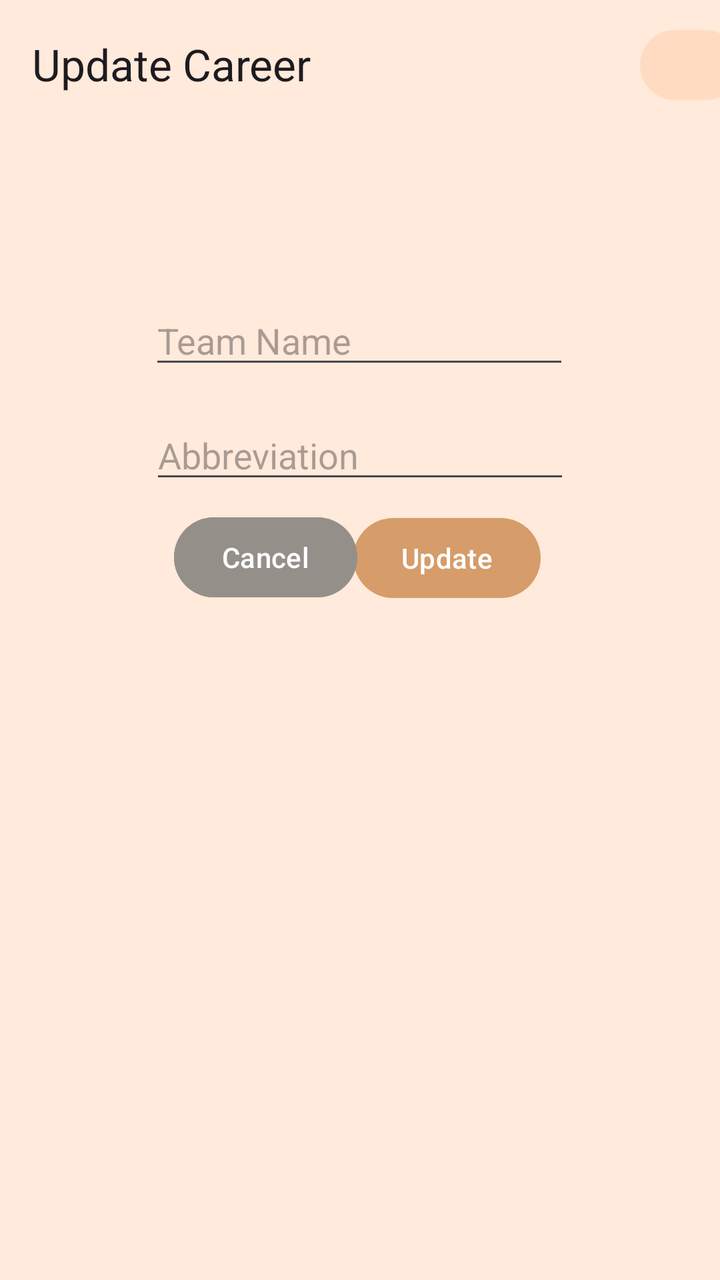
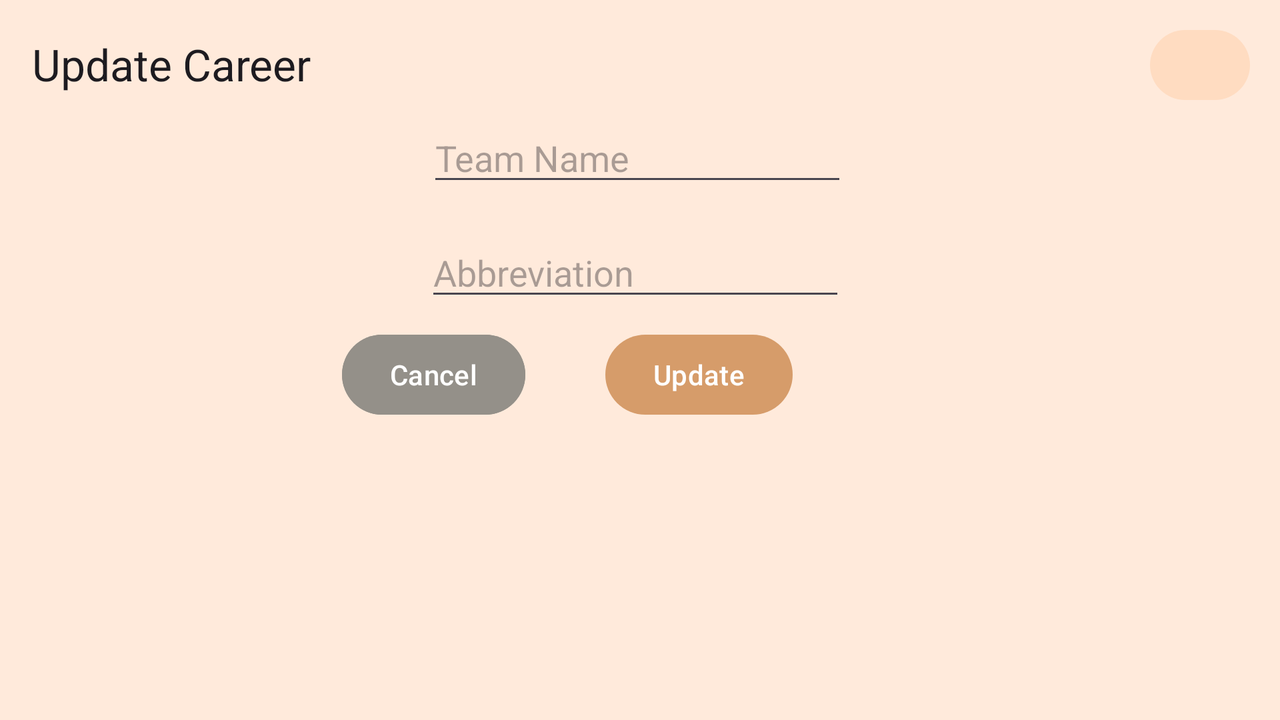

Two renders of one Android screen. The first uses the default layout on a phone; the second uses the alternative layout the repository ships for a different screen configuration, on a matching device. The two XML files are below.
<!-- AndroidManifest.xml: application theme AppTheme -->
<!-- res/layout/activity_update_careers.xml -->
<?xml version="1.0" encoding="utf-8"?>
<androidx.coordinatorlayout.widget.CoordinatorLayout xmlns:android="http://schemas.android.com/apk/res/android"
    xmlns:app="http://schemas.android.com/apk/res-auto"
    xmlns:tools="http://schemas.android.com/tools"
    android:id="@+id/mainLayout"
    android:layout_width="match_parent"
    android:layout_height="match_parent"
    tools:context=".UpdateCareersActivity">

    <com.google.android.material.appbar.AppBarLayout
        android:id="@+id/appBarLayout"
        android:layout_width="match_parent"
        android:layout_height="wrap_content"
        app:layout_constraintEnd_toEndOf="parent"
        app:layout_constraintStart_toStartOf="parent"
        app:layout_constraintTop_toTopOf="parent">

        <com.google.android.material.appbar.MaterialToolbar
            android:id="@+id/topAppBar"
            android:layout_width="match_parent"
            android:layout_height="wrap_content"
            android:background="@color/window"
            android:minHeight="?attr/actionBarSize"
            app:menu="@menu/top_app_bar"
            app:navigationIcon="@drawable/baseline_arrow_back_24"
            app:title="Update Career" />

    </com.google.android.material.appbar.AppBarLayout>

    

    <androidx.core.widget.NestedScrollView
        android:id="@+id/nestedScrollView"
        android:layout_width="match_parent"
        android:layout_height="match_parent"
        app:layout_behavior="@string/appbar_scrolling_view_behavior">

    </androidx.core.widget.NestedScrollView>

    <androidx.constraintlayout.widget.ConstraintLayout
        android:id="@+id/constraintLayout"
        android:layout_width="match_parent"
        android:layout_height="665dp"
        app:layout_constraintTop_toBottomOf="@+id/appBarLayout">

        <EditText
            android:id="@+id/teamName2"
            android:layout_width="wrap_content"
            android:layout_height="wrap_content"
            android:layout_marginTop="148dp"
            android:ems="10"
            android:hint="Team Name"
            android:inputType="text"
            app:layout_constraintEnd_toEndOf="parent"
            app:layout_constraintHorizontal_bias="0.497"
            app:layout_constraintStart_toStartOf="parent"
            app:layout_constraintTop_toTopOf="parent" />

        <EditText
            android:id="@+id/teamAbbriv2"
            android:layout_width="wrap_content"
            android:layout_height="wrap_content"
            android:layout_marginTop="16dp"
            android:ems="10"
            android:hint="Abbreviation"
            android:inputType="text"
            app:layout_constraintEnd_toEndOf="parent"
            app:layout_constraintStart_toStartOf="parent"
            app:layout_constraintTop_toBottomOf="@+id/teamName2" />

        <Button
            android:id="@+id/update_buttom"
            android:layout_width="wrap_content"
            android:layout_height="wrap_content"
            android:layout_marginTop="8dp"
            android:onClick="trophyCabinet"
            android:text="Update"
            app:layout_constraintBottom_toBottomOf="parent"
            app:layout_constraintEnd_toEndOf="parent"
            app:layout_constraintHorizontal_bias="0.663"
            app:layout_constraintStart_toStartOf="parent"
            app:layout_constraintTop_toBottomOf="@+id/teamAbbriv2"
            app:layout_constraintVertical_bias="0.001" />

        <Button
            android:id="@+id/cancel2"
            android:layout_width="wrap_content"
            android:layout_height="wrap_content"
            android:layout_marginTop="8dp"
            android:layout_marginEnd="5dp"
            android:backgroundTint="#949089"
            android:onClick="myCareers"

            android:text="Cancel"
            app:layout_constraintBottom_toBottomOf="parent"
            app:layout_constraintEnd_toEndOf="parent"
            app:layout_constraintHorizontal_bias="0.331"
            app:layout_constraintStart_toStartOf="parent"
            app:layout_constraintTop_toBottomOf="@+id/teamAbbriv2"
            app:layout_constraintVertical_bias="0.0" />


    </androidx.constraintlayout.widget.ConstraintLayout>

    <ImageButton
        android:id="@+id/home"
        android:layout_width="50dp"
        android:layout_height="35dp"
        android:layout_marginStart="320dp"
        android:layout_marginEnd="15dp"
        android:layout_marginTop="15dp"
        android:backgroundTint="@color/home"
        android:onClick="goHome"
        app:layout_anchor="@+id/appBarLayout"
        app:layout_anchorGravity="end|top"
        app:srcCompat="@drawable/baseline_home_filled_24"
        android:background="@drawable/rounded_button"
        android:shape="rectangle"
        />
</androidx.coordinatorlayout.widget.CoordinatorLayout>
<!-- resources referenced by this layout -->
<resources>
  <color name="home">#FFDCC1</color>
  <color name="window">#FFEADB</color>
  <!-- drawable rounded_button (drawable) -->
  <?xml version="1.0" encoding="utf-8"?>
  
  
      <shape xmlns:android="http://schemas.android.com/apk/res/android"
          android:shape="rectangle">
          <solid android:color="@color/md_theme_light_primary" />
          <corners android:radius="25dp" /> 
      </shape>
  <style name="AppTheme" parent="Theme.Material3.Light">
          <item name="android:windowBackground">@color/window</item>
          <item name="colorPrimary">@color/md_theme_light_primary</item>
          <item name="colorOnPrimary">@color/md_theme_light_onPrimary</item>
          <item name="colorPrimaryContainer">@color/md_theme_light_primaryContainer</item>
          <item name="colorOnPrimaryContainer">@color/md_theme_light_onPrimaryContainer</item>
          <item name="colorError">@color/md_theme_light_error</item>
          <item name="colorOnError">@color/md_theme_light_onError</item>
          <item name="colorErrorContainer">@color/md_theme_light_errorContainer</item>
          <item name="colorOnErrorContainer">@color/md_theme_light_onErrorContainer</item>
          <item name="colorOnBackground">@color/md_theme_light_onBackground</item>
          <item name="colorSurface">@color/md_theme_light_surface</item>
          <item name="colorOnSurface">@color/md_theme_light_onSurface</item>
          <item name="windowNoTitle">true</item>
  
  </style>
  <color name="md_theme_light_primary">#D69C6A</color>
  <color name="md_theme_light_onPrimary">#FFFFFF</color>
  <color name="md_theme_light_primaryContainer">#FFDCC1</color>
  <color name="md_theme_light_onPrimaryContainer">#A67547</color>
  <color name="md_theme_light_error">#BA1A1A</color>
  <color name="md_theme_light_onError">#FFFFFF</color>
  <color name="md_theme_light_errorContainer">#FFDAD6</color>
  <color name="md_theme_light_onErrorContainer">#410002</color>
  <color name="md_theme_light_onBackground">#1C1B1F</color>
  <color name="md_theme_light_surface">#FFFBFE</color>
  <color name="md_theme_light_onSurface">#1C1B1F</color>
</resources>
<!-- res/layout-land/activity_update_careers.xml (the repository's variant of the layout above) -->
<!-- drawn on the phone turned sideways -->
<?xml version="1.0" encoding="utf-8"?>
<androidx.coordinatorlayout.widget.CoordinatorLayout xmlns:android="http://schemas.android.com/apk/res/android"
    xmlns:app="http://schemas.android.com/apk/res-auto"
    xmlns:tools="http://schemas.android.com/tools"
    android:id="@+id/mainLayout"
    android:layout_width="match_parent"
    android:layout_height="match_parent"
    tools:context=".UpdateCareersActivity">

    <com.google.android.material.appbar.AppBarLayout
        android:id="@+id/appBarLayout"
        android:layout_width="match_parent"
        android:layout_height="wrap_content"
        app:layout_constraintEnd_toEndOf="parent"
        app:layout_constraintStart_toStartOf="parent"
        app:layout_constraintTop_toTopOf="parent">

        <com.google.android.material.appbar.MaterialToolbar
            android:id="@+id/topAppBar"
            android:layout_width="match_parent"
            android:layout_height="wrap_content"
            android:background="@color/window"
            android:minHeight="?attr/actionBarSize"
            app:menu="@menu/top_app_bar"
            app:navigationIcon="@drawable/baseline_arrow_back_24"
            app:title="Update Career" />

    </com.google.android.material.appbar.AppBarLayout>

    

    <androidx.core.widget.NestedScrollView
        android:id="@+id/nestedScrollView"
        android:layout_width="match_parent"
        android:layout_height="match_parent"
        app:layout_behavior="@string/appbar_scrolling_view_behavior">

    </androidx.core.widget.NestedScrollView>

    <androidx.constraintlayout.widget.ConstraintLayout
        android:id="@+id/constraintLayout"
        android:layout_marginTop="170px"
        android:layout_width="match_parent"
        android:layout_height="match_parent"
        app:layout_constraintTop_toBottomOf="@+id/appBarLayout">

        <EditText
            android:id="@+id/teamName2"
            android:layout_width="wrap_content"
            android:layout_height="wrap_content"
            android:ems="10"
            android:hint="Team Name"
            android:inputType="text"
            app:layout_constraintEnd_toEndOf="parent"
            app:layout_constraintHorizontal_bias="0.497"
            app:layout_constraintStart_toStartOf="parent"
            app:layout_constraintTop_toTopOf="parent" />

        <EditText
            android:id="@+id/teamAbbriv2"
            android:layout_width="wrap_content"
            android:layout_height="wrap_content"
            android:layout_marginTop="16dp"
            android:layout_marginEnd="5dp"
            android:ems="10"
            android:hint="Abbreviation"
            android:inputType="text"
            app:layout_constraintEnd_toEndOf="parent"
            app:layout_constraintStart_toStartOf="parent"
            app:layout_constraintTop_toBottomOf="@+id/teamName2" />

        <Button
            android:id="@+id/update_buttom"
            android:layout_width="wrap_content"
            android:layout_height="wrap_content"
            android:layout_marginTop="8dp"
            android:layout_marginEnd="90dp"
            android:onClick="trophyCabinet"
            android:text="Update"
            app:layout_constraintEnd_toEndOf="parent"
            app:layout_constraintHorizontal_bias="0.663"
            app:layout_constraintStart_toStartOf="parent"
            app:layout_constraintTop_toBottomOf="@+id/teamAbbriv2" />

        <Button
            android:id="@+id/cancel2"
            android:layout_width="wrap_content"
            android:layout_height="wrap_content"
            android:layout_marginTop="8dp"
            android:layout_marginEnd="40dp"

            android:backgroundTint="#949089"
            android:onClick="myCareers"
            android:text="Cancel"
            app:layout_constraintEnd_toStartOf="@+id/update_buttom"
            app:layout_constraintTop_toBottomOf="@+id/teamAbbriv2" />


    </androidx.constraintlayout.widget.ConstraintLayout>

    <ImageButton
        android:id="@+id/home"
        android:layout_width="50dp"
        android:layout_height="35dp"
        android:layout_marginStart="320dp"
        android:layout_marginEnd="15dp"
        android:layout_marginTop="15dp"
        android:backgroundTint="@color/home"
        android:onClick="goHome"
        app:layout_anchor="@+id/appBarLayout"
        app:layout_anchorGravity="end|top"
        app:srcCompat="@drawable/baseline_home_filled_24"
        android:background="@drawable/rounded_button"
        android:shape="rectangle"
        />
</androidx.coordinatorlayout.widget.CoordinatorLayout>
